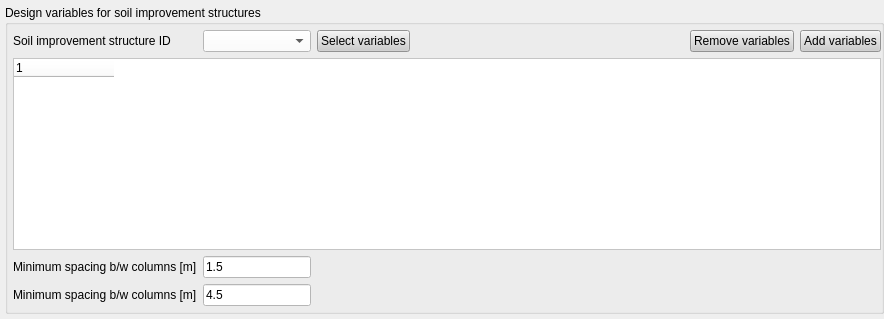
               <widget class="QWidget" name="tab_40">
                <attribute name="title">
                 <string>Soil improvement structures</string>
                </attribute>
                <layout class="QVBoxLayout" name="verticalLayout_40">
                 <property name="leftMargin">
                  <number>5</number>
                 </property>
                 <property name="topMargin">
                  <number>5</number>
                 </property>
                 <property name="rightMargin">
                  <number>0</number>
                 </property>
                 <property name="bottomMargin">
                  <number>5</number>
                 </property>
                 <item>
                  <widget class="QGroupBox" name="groupBox_57">
                   <property name="title">
                    <string>Design variables for soil improvement structures</string>
                   </property>
                   <layout class="QGridLayout" name="gridLayout_63">
                    <property name="leftMargin">
                     <number>5</number>
                    </property>
                    <property name="topMargin">
                     <number>5</number>
                    </property>
                    <property name="rightMargin">
                     <number>0</number>
                    </property>
                    <property name="bottomMargin">
                     <number>5</number>
                    </property>
                    <item row="0" column="0">
                     <widget class="QLabel" name="label_136">
                      <property name="text">
                       <string>Soil improvement structure ID</string>
                      </property>
                     </widget>
                    </item>
                    <item row="0" column="1">
                     <widget class="QComboBox" name="comboBox_47">
                      <property name="styleSheet">
                       <string notr="true">background-color: rgb(255, 255, 255);</string>
                      </property>
                     </widget>
                    </item>
                    <item row="0" column="2">
                     <widget class="QPushButton" name="pushButton_138">
                      <property name="styleSheet">
                       <string notr="true">background-color: rgb(205, 205, 205);</string>
                      </property>
                      <property name="text">
                       <string>Select variables</string>
                      </property>
                     </widget>
                    </item>
                    <item row="0" column="3">
                     <spacer name="horizontalSpacer_69">
                      <property name="orientation">
                       <enum>Qt::Horizontal</enum>
                      </property>
                      <property name="sizeHint" stdset="0">
                       <size>
                        <width>268</width>
                        <height>20</height>
                       </size>
                      </property>
                     </spacer>
                    </item>
                    <item row="0" column="4">
                     <widget class="QPushButton" name="pushButton_137">
                      <property name="styleSheet">
                       <string notr="true">background-color: rgb(205, 205, 205);</string>
                      </property>
                      <property name="text">
                       <string>Remove variables</string>
                      </property>
                     </widget>
                    </item>
                    <item row="0" column="5">
                     <widget class="QPushButton" name="pushButton_136">
                      <property name="styleSheet">
                       <string notr="true">background-color: rgb(205, 205, 205);</string>
                      </property>
                      <property name="text">
                       <string>Add variables</string>
                      </property>
                     </widget>
                    </item>
                    <item row="1" column="0" colspan="6">
                     <widget class="QTreeWidget" name="treeWidget_7">
                      <property name="styleSheet">
                       <string notr="true">background-color: rgb(255, 255, 255);</string>
                      </property>
                      <attribute name="headerDefaultSectionSize">
                       <number>120</number>
                      </attribute>
                      <attribute name="headerStretchLastSection">
                       <bool>false</bool>
                      </attribute>
                      <column>
                       <property name="text">
                        <string notr="true">1</string>
                       </property>
                      </column>
                     </widget>
                    </item>
                    <item row="2" column="0">
                     <widget class="QLabel" name="label_137">
                      <property name="text">
                       <string>Minimum spacing b/w columns [m]</string>
                      </property>
                     </widget>
                    </item>
                    <item row="2" column="1">
                     <widget class="QLineEdit" name="lineEdit_79">
                      <property name="sizePolicy">
                       <sizepolicy hsizetype="Fixed" vsizetype="Fixed">
                        <horstretch>0</horstretch>
                        <verstretch>0</verstretch>
                       </sizepolicy>
                      </property>
                      <property name="styleSheet">
                       <string notr="true">background-color: rgb(255, 255, 255);</string>
                      </property>
                      <property name="text">
                       <string>1.5</string>
                      </property>
                     </widget>
                    </item>
                    <item row="3" column="0">
                     <widget class="QLabel" name="label_138">
                      <property name="text">
                       <string>Minimum spacing b/w columns [m]</string>
                      </property>
                     </widget>
                    </item>
                    <item row="3" column="1">
                     <widget class="QLineEdit" name="lineEdit_80">
                      <property name="sizePolicy">
                       <sizepolicy hsizetype="Fixed" vsizetype="Fixed">
                        <horstretch>0</horstretch>
                        <verstretch>0</verstretch>
                       </sizepolicy>
                      </property>
                      <property name="styleSheet">
                       <string notr="true">background-color: rgb(255, 255, 255);</string>
                      </property>
                      <property name="text">
                       <string>4.5</string>
                      </property>
                     </widget>
                    </item>
                    <item row="3" column="2" colspan="4">
                     <spacer name="horizontalSpacer_70">
                      <property name="orientation">
                       <enum>Qt::Horizontal</enum>
                      </property>
                      <property name="sizeHint" stdset="0">
                       <size>
                        <width>537</width>
                        <height>20</height>
                       </size>
                      </property>
                     </spacer>
                    </item>
                   </layout>
                  </widget>
                 </item>
                </layout>
               </widget>
